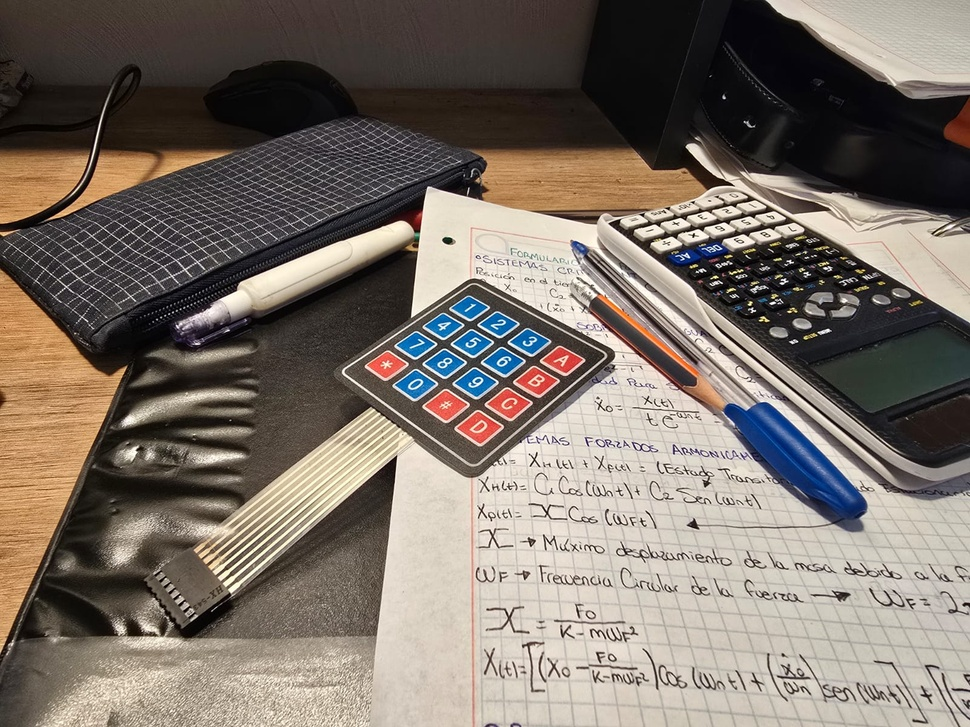
#> input picture P#11/ImagenP.jpg, 970 x 727 px, shrunk from 1600 x 1200 before the run, given in place of the camera
$ python 'P#8.py'   (older library calls are emulated)
#> lines starting #> are read from the running program, lines starting #| are printed output that depends on the picture
import cv2
import numpy as np

cap = cv2.VideoCapture(0)

while(1):

    _, frame = cap.read()
#> frame is the input picture: shape (727, 970, 3); mean B, G, R 104.9, 114, 123.8

#Metodos
    laplacian = cv2.Laplacian(frame, cv2.CV_64F)
    sobelx = cv2.Sobel(frame, cv2.CV_64F,1,0,ksize=5)
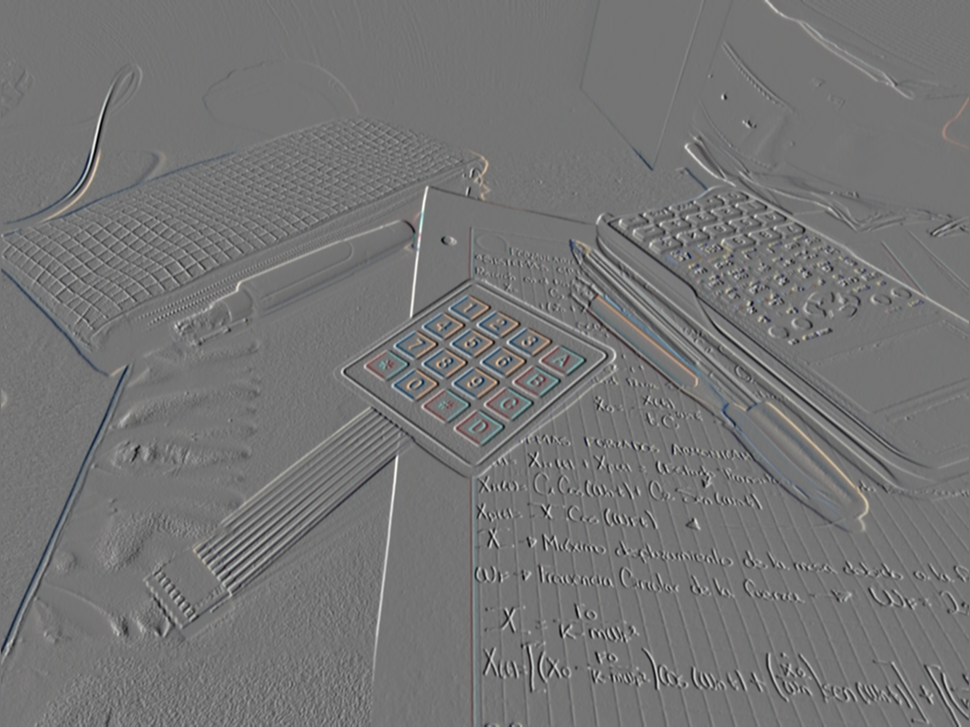
#> sobelx: shape (727, 970, 3) float64; mean B, G, R 6.2, 2.8, -0.6; drawn with min black and max white
    sobely = cv2.Sobel(frame, cv2.CV_64F,0,1,ksize=5)
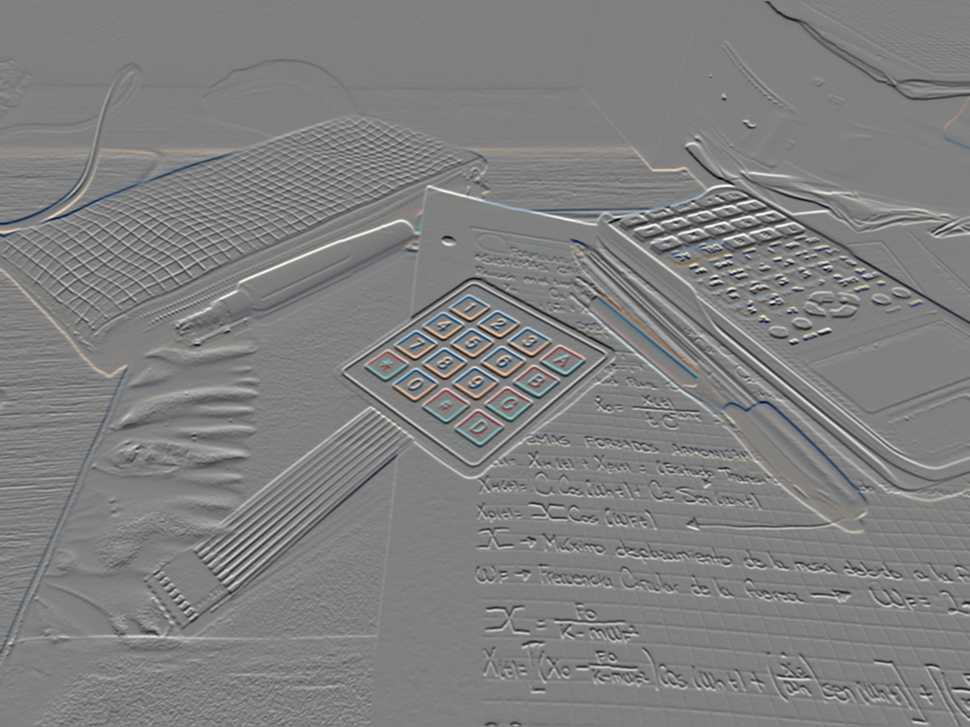
#> sobely: shape (727, 970, 3) float64; mean B, G, R 17, 18.3, 18.7; drawn with min black and max white
    edges = cv2.Canny(frame,100,200)
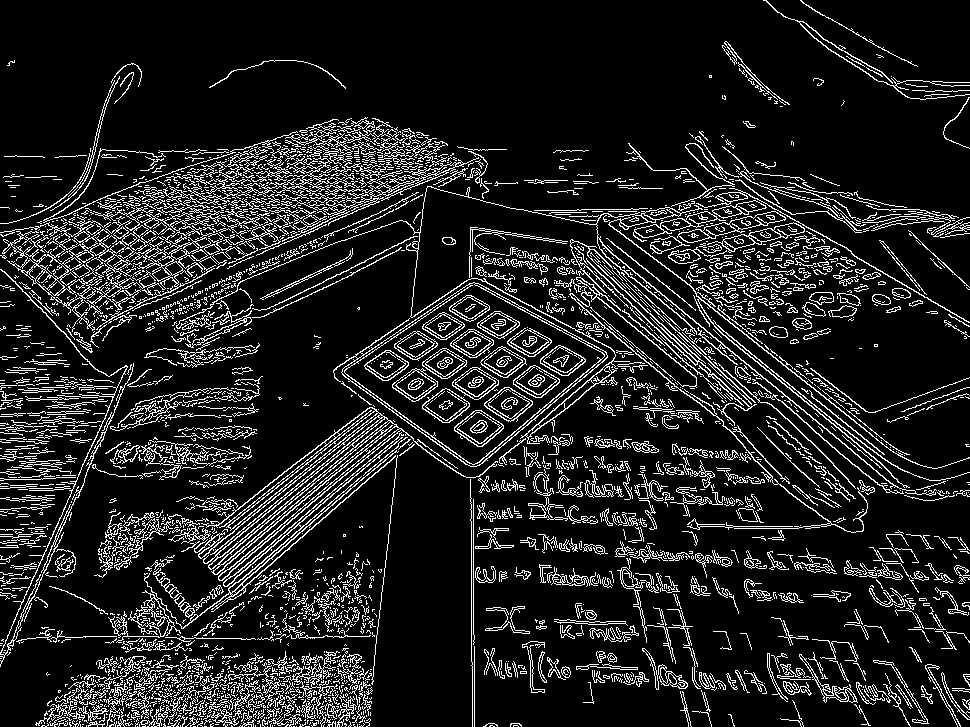
#> edges: shape (727, 970); 12.8% white in thin lines or dots

    cv2.imshow('laplacian',laplacian)
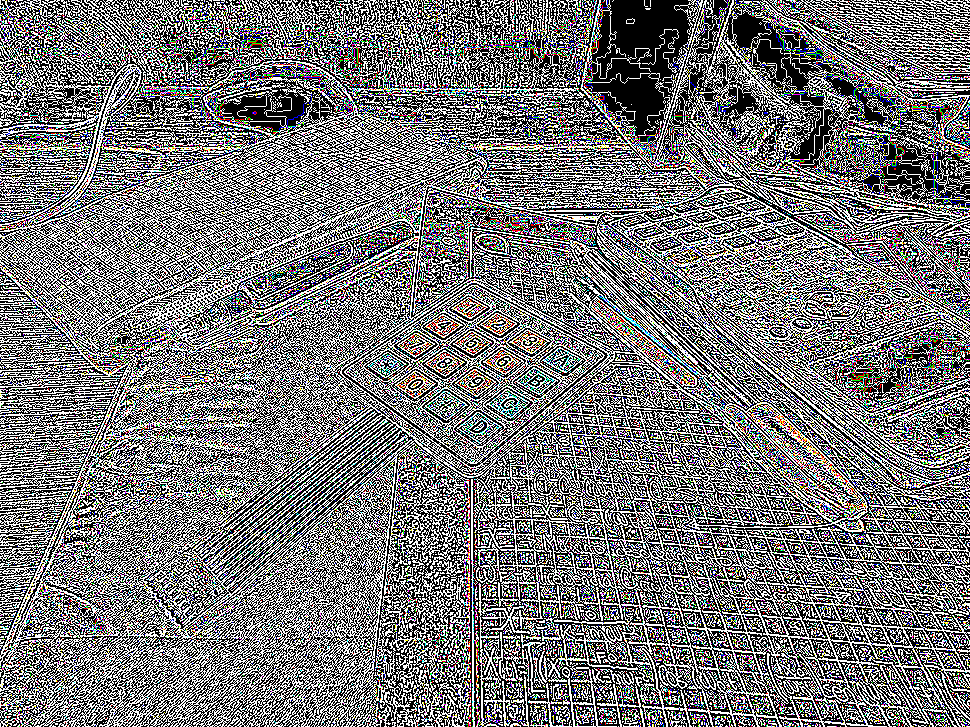
#> window 'laplacian': shape (727, 970, 3); mean B, G, R 118.3, 118.1, 118.4
    cv2.imshow('sobelx',sobelx)
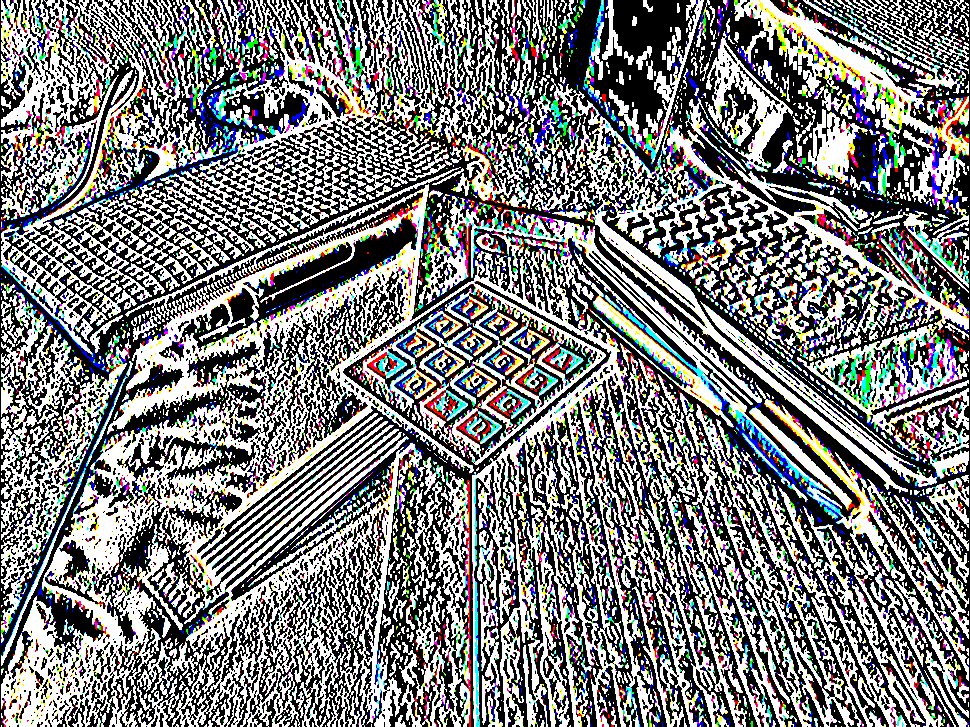
#> window 'sobelx': shape (727, 970, 3); mean B, G, R 125.3, 124.9, 124.2
    cv2.imshow('sobely',sobely)
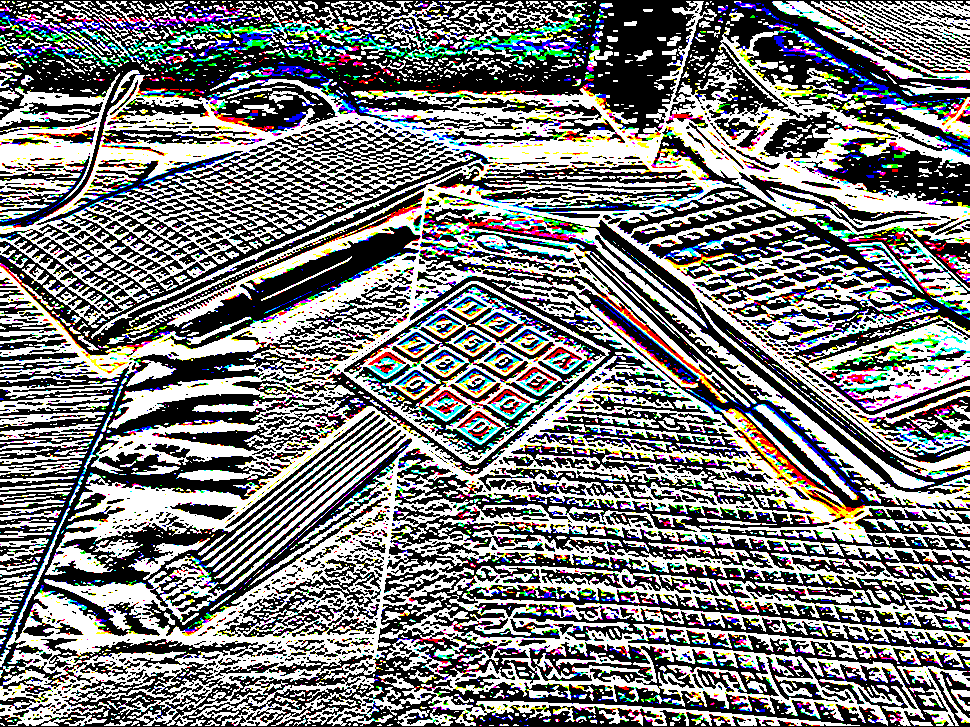
#> window 'sobely': shape (727, 970, 3); mean B, G, R 124, 124.2, 123.9
    cv2.imshow('Edges',edges)

    k = cv2.waitKey(5) & 0xFF
#> (key Esc is pressed here)
    if k == 27:
        break

cv2.destroyAllWindows()
cap.release()

$ run again, on P#11/Cutter.jpg
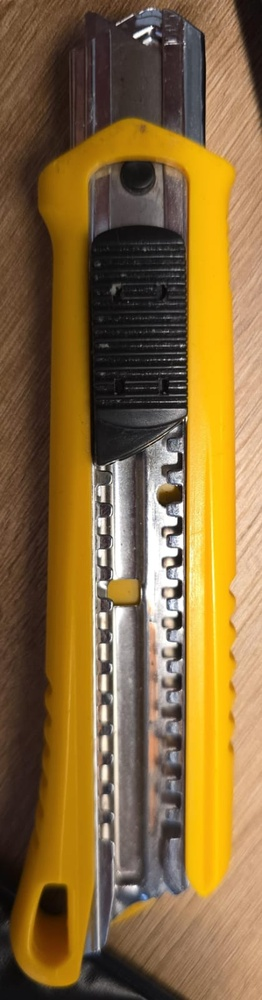
#> input picture P#11/Cutter.jpg, 262 x 1000 px, shrunk from 419 x 1600 before the run, given in place of the camera
#> frame is the input picture: shape (1000, 262, 3); mean B, G, R 59.6, 106.3, 135.6
#> `edges = cv2.Canny(frame,100,200)`:
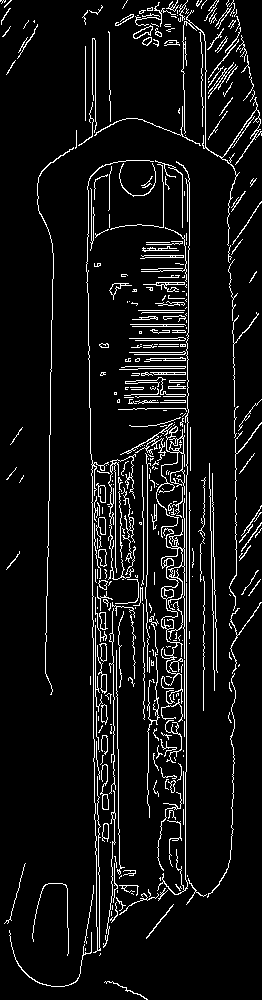
#> edges: shape (1000, 262); 7.3% white in thin lines or dots
#> `cv2.imshow('sobely',sobely)`:
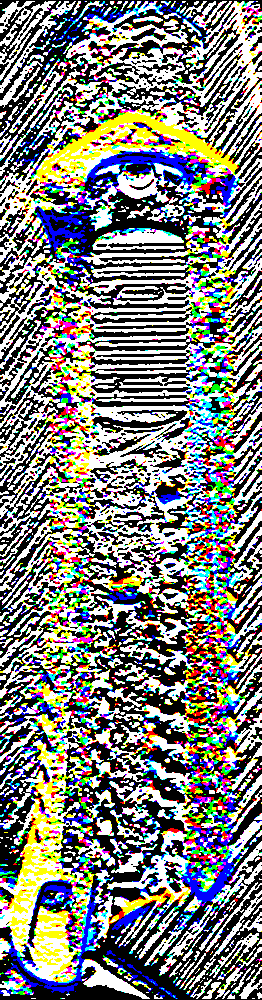
#> window 'sobely': shape (1000, 262, 3); mean B, G, R 123.8, 127.2, 126.4

$ run again, on P#11/ImagenT.jpg
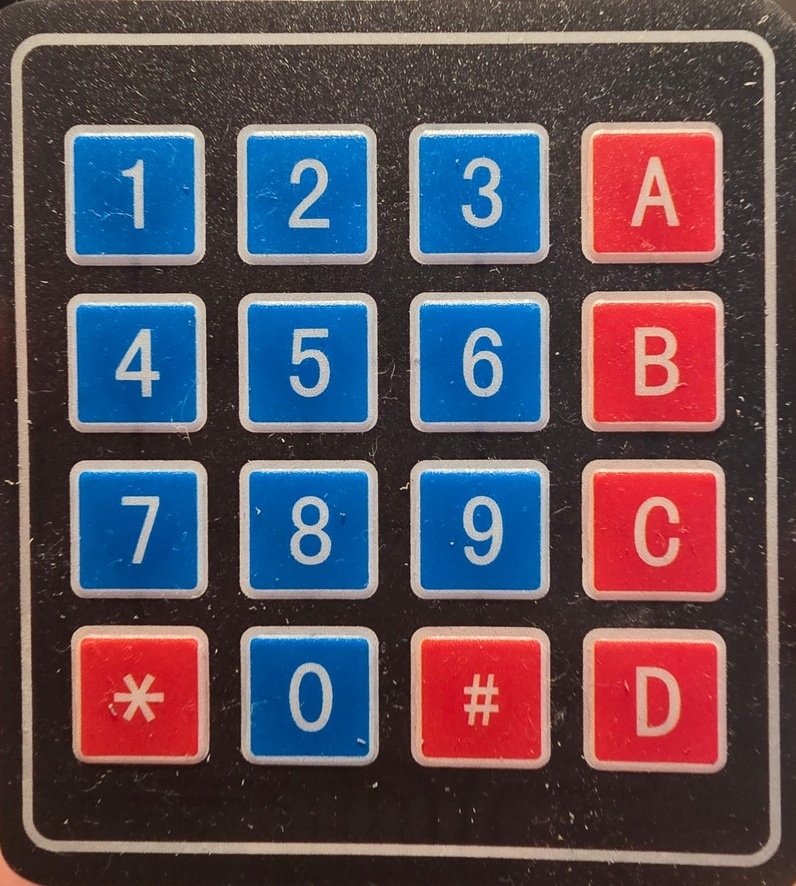
#> input picture P#11/ImagenT.jpg, 796 x 886 px, shrunk from 1358 x 1512 before the run, given in place of the camera
#> frame is the input picture: shape (886, 796, 3); mean B, G, R 89.7, 78.9, 93
#> `edges = cv2.Canny(frame,100,200)`:
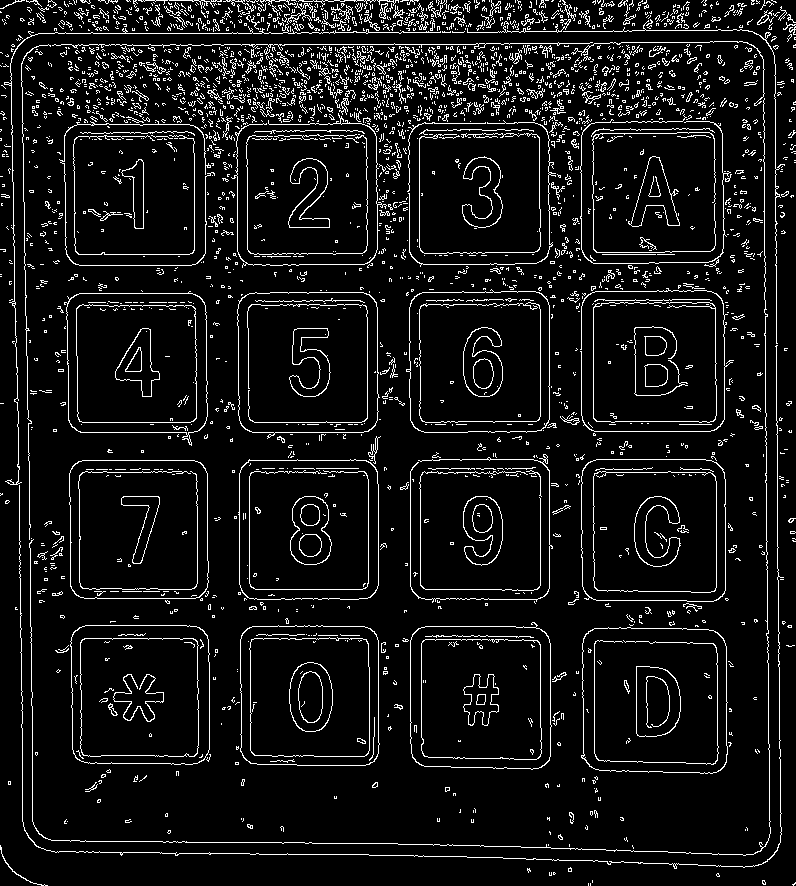
#> edges: shape (886, 796); 7.7% white in thin lines or dots
#> `cv2.imshow('sobely',sobely)`:
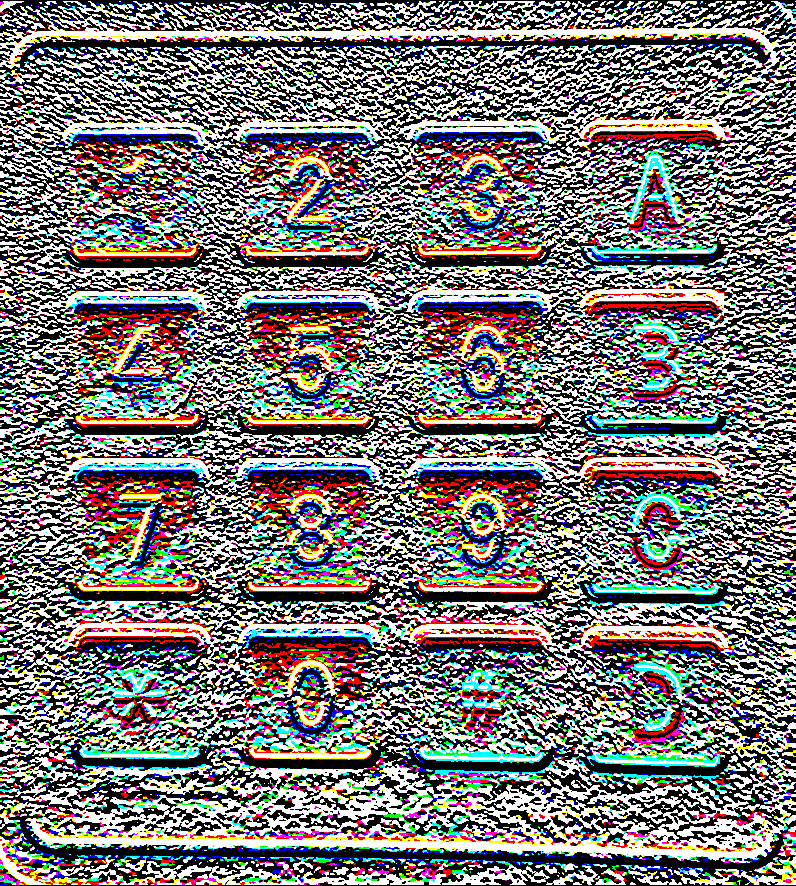
#> window 'sobely': shape (886, 796, 3); mean B, G, R 119.8, 121, 123.8
